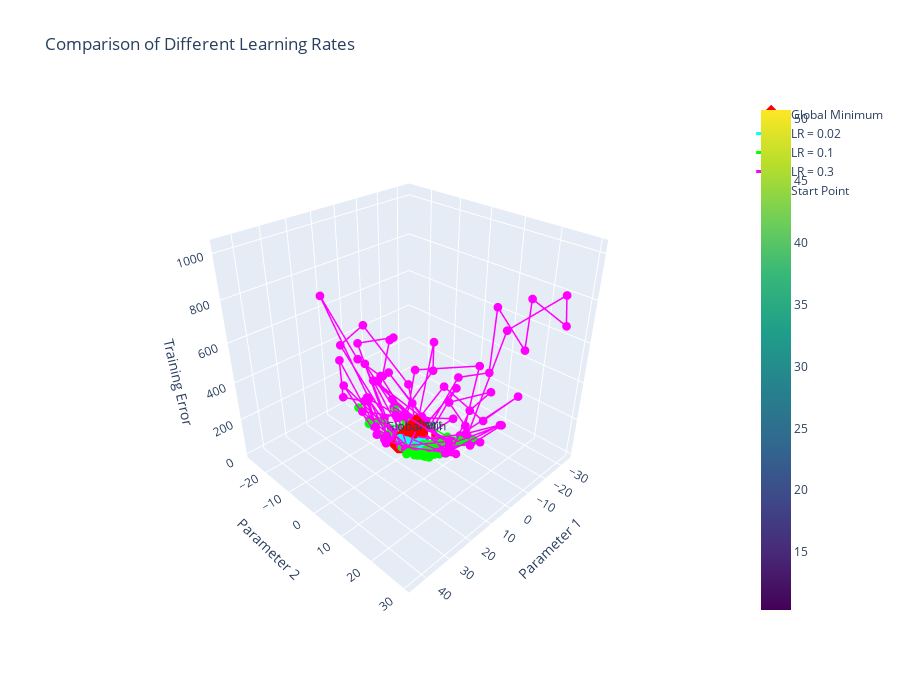

Notebook code for this chart:
### Markdown cell above
## Comparison: Different Learning Rates from Same Starting Point

### Code cell
# Compare different learning rates
start_x, start_y = -3.0, 3.0
learning_rates = [0.02, 0.1, 0.3]
colors = ['cyan', 'lime', 'magenta']

fig = go.Figure()

# Add surface
fig.add_trace(go.Surface(
    x=X, y=Y, z=Z,
    colorscale='Viridis',
    name='Error Surface',
    showscale=True,
    opacity=0.6
))

# Add global minimum
fig.add_trace(go.Scatter3d(
    x=[global_min['x']],
    y=[global_min['y']],
    z=[global_min['z']],
    mode='markers+text',
    marker=dict(size=15, color='red', symbol='diamond'),
    text=['Global Min'],
    name='Global Minimum'
))

# Add paths for different learning rates
for lr, color in zip(learning_rates, colors):
    path_x, path_y, path_z = gradient_descent(start_x, start_y, lr)
    
    fig.add_trace(go.Scatter3d(
        x=path_x,
        y=path_y,
        z=path_z,
        mode='lines+markers',
        marker=dict(size=3, color=color),
        line=dict(color=color, width=3),
        name=f'LR = {lr}'
    ))

# Add start point
fig.add_trace(go.Scatter3d(
    x=[start_x],
    y=[start_y],
    z=[error_surface(start_x, start_y)],
    mode='markers+text',
    marker=dict(size=12, color='white', symbol='cross'),
    text=['Start'],
    name='Start Point'
))

fig.update_layout(
    title='Comparison of Different Learning Rates',
    scene=dict(
        xaxis_title='Parameter 1',
        yaxis_title='Parameter 2',
        zaxis_title='Training Error',
        camera=dict(eye=dict(x=1.5, y=1.5, z=1.3))
    ),
    width=900,
    height=700
)

fig.show()
